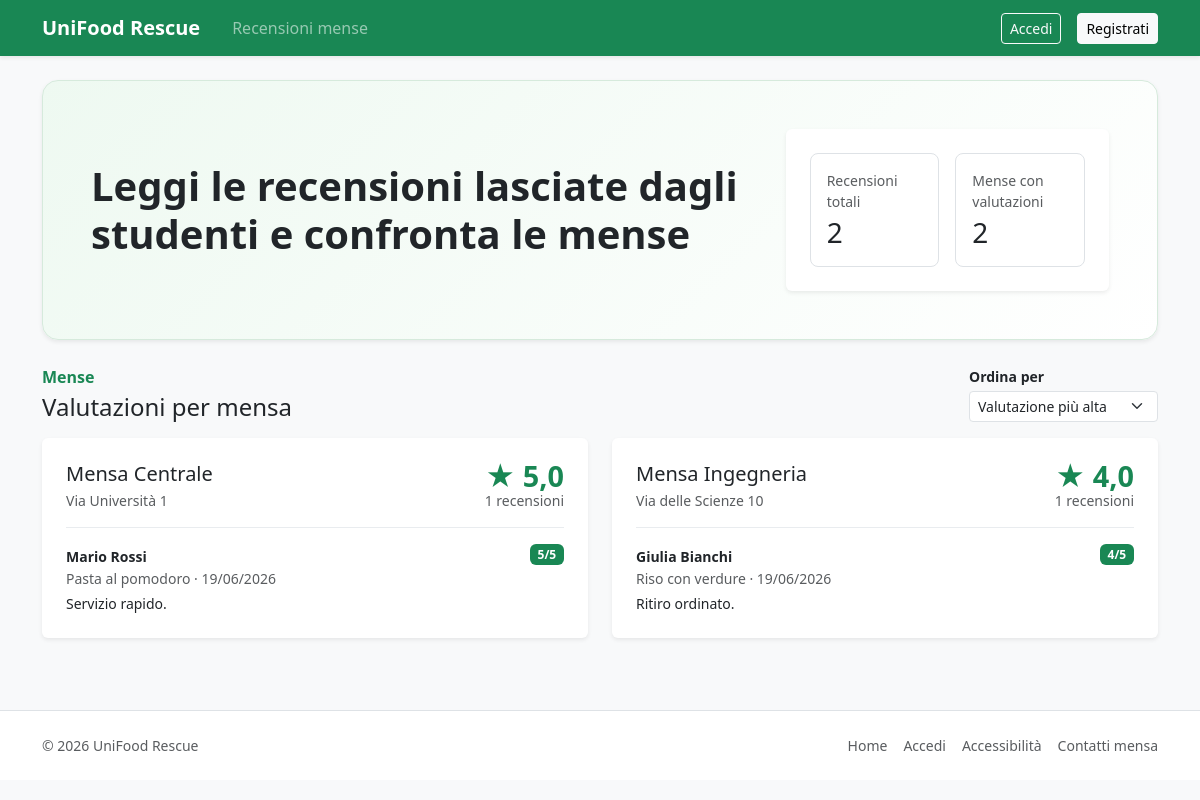
The app's page /recensioni/ with its own data.
### mensa/models.py (models this page shows, shortened)
class Mensa(models.Model):
    nome = models.CharField(max_length=120, unique=True)
    edificio = models.CharField(max_length=120)
    indirizzo = models.CharField(max_length=255)
    orario_apertura = models.TimeField()
    orario_chiusura = models.TimeField()
    attiva = models.BooleanField(default=True)
    class Meta:
        ordering = ['nome']

class RecensioneMensa(models.Model):
    studente = models.ForeignKey(
        Studente,
        on_delete=models.PROTECT,
        related_name='recensioni',
    )
    mensa = models.ForeignKey(
        Mensa,
        on_delete=models.PROTECT,
        related_name='recensioni',
    )
    prenotazione = models.OneToOneField(
        Prenotazione,
        on_delete=models.PROTECT,
        related_name='recensione',
    )
    voto = models.PositiveSmallIntegerField(
        validators=[MinValueValidator(1), MaxValueValidator(5)]
    )
    commento = models.TextField(blank=True)
    data_inserimento = models.DateTimeField(default=timezone.now)
    class Meta:
        ordering = ['-data_inserimento']

class Studente(models.Model):
    utente = models.OneToOneField(
        settings.AUTH_USER_MODEL,
        on_delete=models.CASCADE,
        related_name='profilo_studente',
    )
    matricola = models.CharField(max_length=20, unique=True)
    corso_studi = models.CharField(max_length=120)
    anno_corso = models.PositiveSmallIntegerField(
        validators=[MinValueValidator(1), MaxValueValidator(6)]
    )
    data_registrazione = models.DateField(default=timezone.localdate)
    class Meta:
        ordering = ['utente__last_name', 'utente__first_name']

class Utente(AbstractUser):
    email = models.EmailField(unique=True)
    ruolo = models.CharField(max_length=30, choices=Ruoli.CHOICES)
    class Meta:
        verbose_name = 'Utente'
        verbose_name_plural = 'Utenti'

class Prenotazione(models.Model):
    studente = models.ForeignKey(
        Studente,
        on_delete=models.PROTECT,
        related_name='prenotazioni',
    )
    lotto = models.ForeignKey(
        LottoInvenduto,
        on_delete=models.PROTECT,
        related_name='prenotazioni',
    )
    quantita = models.PositiveIntegerField(
        validators=[MinValueValidator(1)]
    )
    stato = models.CharField(
        max_length=20,
        choices=StatiPrenotazione.CHOICES,
        default=StatiPrenotazione.ATTIVA,
    )
    data_prenotazione = models.DateTimeField(default=timezone.now)
    objects = PrenotazioneManager()
    class Meta:
        ordering = ['-data_prenotazione']

class LottoInvenduto(models.Model):
    mensa = models.ForeignKey(
        Mensa,
        on_delete=models.PROTECT,
        related_name='lotti',
    )
    prodotto = models.ForeignKey(
        ProdottoAlimentare,
        on_delete=models.PROTECT,
        related_name='lotti',
    )
    operatore = models.ForeignKey(
        OperatoreMensa,
        on_delete=models.PROTECT,
        related_name='lotti_creati',
    )
    quantita_iniziale = models.PositiveIntegerField(
        validators=[MinValueValidator(1)]
    )
    quantita_disponibile = models.PositiveIntegerField(
        validators=[MinValueValidator(0)]
    )
    data_pubblicazione = models.DateField(default=timezone.localdate)
    data_scadenza = models.DateField()
    ora_inizio_ritiro = models.TimeField()
    ora_fine_ritiro = models.TimeField()
    prezzo_simbolico = models.DecimalField(
        max_digits=6,
        decimal_places=2,
        default=Decimal('0.00'),
    )
    stato = models.CharField(
        max_length=20,
        choices=StatiLotto.CHOICES,
        default=StatiLotto.DISPONIBILE,
    )
    note = models.TextField(blank=True)
    objects = LottoManager()
    class Meta:
        ordering = ['-data_pubblicazione', 'mensa__nome', 'ora_inizio_ritiro']

class ProdottoAlimentare(models.Model):
    categoria = models.ForeignKey(
        CategoriaAlimento,
        on_delete=models.PROTECT,
        related_name='prodotti',
    )
    nome = models.CharField(max_length=120)
    descrizione = models.TextField(blank=True)
    vegetariano = models.BooleanField(default=False)
    vegano = models.BooleanField(default=False)
    attivo = models.BooleanField(default=True)
    allergeni = models.ManyToManyField(
        Allergene,
        through='ProdottoAllergene',
        blank=True,
        related_name='prodotti',
    )
    class Meta:
        ordering = ['categoria__nome', 'nome']
        constraints = [
            models.UniqueConstraint(
                fields=['categoria', 'nome'],
                name='uniq_prodotto_per_categoria',
            )
        ]

### mensa/views.py (the view)
# urls.py: path('recensioni/', views.recensioni_mense, name='recensioni_mense'),
def recensioni_mense(request):
    ordina = request.GET.get('ordina', 'rating_desc')
    ordinamenti = {
        'rating_desc': ('-voto_medio', 'nome'),
        'rating_asc': ('voto_medio', 'nome'),
        'recensioni_desc': ('-numero_recensioni', 'nome'),
        'nome_asc': ('nome',),
    }
    if ordina not in ordinamenti:
        ordina = 'rating_desc'
    mense = (
        Mensa.objects
        .filter(recensioni__isnull=False)
        .annotate(
            voto_medio=Avg('recensioni__voto'),
            numero_recensioni=Count('recensioni'),
        )
        .prefetch_related(
            'recensioni__studente__utente',
            'recensioni__prenotazione__lotto__prodotto',
        )
        .distinct()
        .order_by(*ordinamenti[ordina])
    )
    recensioni_totali = RecensioneMensa.objects.count()
    voto_medio_generale = RecensioneMensa.objects.aggregate(v=Avg('voto'))['v'] or 0
    conteggi_voti = {
        item['voto']: item['totale']
        for item in RecensioneMensa.objects.values('voto').annotate(totale=Count('id'))
    }
    distribuzione_voti = []
    for voto in range(5, 0, -1):
        conteggio = conteggi_voti.get(voto, 0)
        percentuale = round((conteggio / recensioni_totali) * 100) if recensioni_totali else 0
        distribuzione_voti.append({
            'voto': voto,
            'conteggio': conteggio,
            'percentuale': percentuale,
        })
    stats = {
        'recensioni_totali': recensioni_totali,
        'mense_con_valutazioni': mense.count(),
        'voto_medio_generale': voto_medio_generale,
    }
    return render(
        request,
        'mensa/recensioni_mense.html',
        {
            'mense': mense,
            'stats': stats,
            'ordina': ordina,
            'distribuzione_voti': distribuzione_voti,
        }
    )

### templates/mensa/recensioni_mense.html (shortened to what this page needs)
{% extends 'base.html' %}
{% block content %}
<section class="reviews-hero rounded-4 shadow-sm p-4 p-lg-5 mb-4">
  <div class="row align-items-center g-4">
    <div class="col-lg-8">
      <h1 class="display-6 fw-bold mb-0">
        Leggi le recensioni lasciate dagli studenti e confronta le mense
      </h1>
    </div>
    <div class="col-lg-4">
      <div class="card border-0 shadow-sm">
        <div class="card-body p-4">
          <div class="row g-3">
            <div class="col-6">
              <div class="border rounded-3 p-3 h-100">
                <div class="text-muted small mb-1">Recensioni totali</div>
                <div class="h3 mb-0">{{ stats.recensioni_totali|default:0 }}</div>
              </div>
            </div>
            <div class="col-6">
              <div class="border rounded-3 p-3 h-100">
                <div class="text-muted small mb-1">Mense con valutazioni</div>
                <div class="h3 mb-0">{{ stats.mense_con_valutazioni|default:0 }}</div>
              </div>
            </div>
          </div>
        </div>
      </div>
    </div>
  </div>
</section>
<div class="d-flex flex-column flex-md-row justify-content-between align-items-md-end gap-3 mb-3">
  <div>
    <p class="text-success fw-semibold mb-1">Mense</p>
    <h2 class="h4 mb-0">Valutazioni per mensa</h2>
  </div>
  <form method="get" data-auto-review-filter>
    <div>
      <label class="form-label small mb-1" for="id_ordina">Ordina per</label>
      <select class="form-select form-select-sm" name="ordina" id="id_ordina">
        <option value="rating_desc" {% if ordina == 'rating_desc' %}selected{% endif %}>Valutazione più alta</option>
      </select>
    </div>
  </form>
</div>
<div class="row g-4">
  {% for mensa in mense %}
    <div class="col-lg-6">
      <article class="card border-0 shadow-sm h-100 review-location-card">
        <div class="card-body p-4">
          <div class="d-flex justify-content-between align-items-start gap-3 mb-3">
            <div>
              <h3 class="h5 mb-1">{{ mensa.nome }}</h3>
              <p class="text-muted small mb-0">{{ mensa.indirizzo }}</p>
            </div>
            <div class="text-end">
              <div class="review-score">★ {{ mensa.voto_medio|floatformat:1 }}</div>
              <div class="text-muted small">
                {{ mensa.numero_recensioni }} recensioni
              </div>
            </div>
          </div>
          <div class="review-divider mb-3"></div>
          <div class="vstack gap-3">
            {% for recensione in mensa.recensioni.all|slice:":3" %}
              <div class="review-item">
                <div class="d-flex justify-content-between align-items-start gap-3 mb-1">
                  <div>
                    <strong class="small">
                      {{ recensione.studente.utente.get_full_name|default:recensione.studente.utente.username }}
                    </strong>
                    <div class="text-muted small">
                      {{ recensione.prenotazione.lotto.prodotto.nome }} · {{ recensione.data_inserimento|date:'d/m/Y' }}
                    </div>
                  </div>
                  <span class="badge text-bg-success">{{ recensione.voto }}/5</span>
                </div>
                {% if recensione.commento %}
                  <p class="mb-0 small">{{ recensione.commento }}</p>
                {% else %}
                  <p class="mb-0 small text-muted">Valutazione senza commento.</p>
                {% endif %}
              </div>
            {% empty %}
              <p class="text-muted mb-0">Nessuna recensione disponibile per questa mensa.</p>
            {% endfor %}
          </div>
        </div>
      </article>
    </div>
  {% empty %}
    <div class="col-12">
      <div class="alert alert-info">
        Non sono ancora presenti recensioni.
      </div>
    </div>
  {% endfor %}
</div>
{% endblock %}

### templates/base.html (shortened to what this page needs)
{% load static %}
<!doctype html>
<html lang="it">
<head>
  <link href="https://cdn.jsdelivr.net/npm/bootstrap@5.3.3/dist/css/bootstrap.min.css" rel="stylesheet">
  <link href="{% static 'css/site.css' %}" rel="stylesheet">
</head>
<body class="bg-light">
<nav class="navbar navbar-expand-lg navbar-dark bg-success shadow-sm">
  <div class="container">
    <a class="navbar-brand fw-bold me-4" href="{% url 'home' %}">
      {% if user.is_authenticated and user.is_operatore_mensa %}
        UniFood Rescue · Area mensa
      {% else %}
        UniFood Rescue
      {% endif %}
    </a>
    <div class="collapse navbar-collapse" id="navbarUniFood">
      <ul class="navbar-nav me-auto mb-2 mb-lg-0 align-items-lg-center">
        {% if user.is_authenticated and user.is_operatore_mensa %}
          <li class="nav-item">
            <a class="nav-link" href="{% url 'gestisci_lotti' %}">Lotti pubblicati</a>
          </li>
          <li class="nav-item">
            <a class="nav-link" href="{% url 'prenotazioni_da_ritirare' %}">Ritiri da confermare</a>
          </li>
          <li class="nav-item">
            <a class="nav-link" href="{% url 'storico_ritiri_operatore' %}">Storico ritiri</a>
          </li>
          <li class="nav-item">
            <a class="nav-link" href="{% url 'recensioni_mense' %}">Recensioni mense</a>
          </li>
          <li class="nav-item ms-lg-2 mt-2 mt-lg-0">
            <a class="btn btn-light btn-sm fw-semibold" href="{% url 'crea_lotto' %}">Pubblica lotto</a>
          </li>
        {% else %}
          <li class="nav-item">
            <a class="nav-link" href="{% url 'recensioni_mense' %}">Recensioni mense</a>
          </li>
        {% endif %}
      </ul>
      <div class="d-flex align-items-center gap-3 ms-lg-4">
        {% if user.is_authenticated %}
          <span class="navbar-text text-white small d-none d-lg-inline">
            {{ user.username }} · {{ user.get_ruolo_display }}
          </span>
          <form method="post" action="{% url 'logout' %}" class="m-0">
            {% csrf_token %}
            <button class="btn btn-outline-light btn-sm" type="submit">Esci</button>
          </form>
        {% else %}
          <a class="btn btn-outline-light btn-sm" href="{% url 'login' %}">Accedi</a>
          <a class="btn btn-light btn-sm" href="{% url 'registrazione' %}">Registrati</a>
        {% endif %}
      </div>
    </div>
  </div>
</nav>
<main class="container py-4">
  {% block content %}{% endblock %}
</main>
<footer class="border-top bg-white py-4 mt-5">
  <div class="container small text-muted">
    <div class="d-flex flex-column flex-md-row justify-content-between gap-2">
      <div>© 2026 UniFood Rescue</div>
      <div class="d-flex flex-wrap gap-3">
        <a class="text-muted text-decoration-none" href="{% url 'home' %}">Home</a>
        {% if not user.is_authenticated %}
          <a class="text-muted text-decoration-none" href="{% url 'login' %}">Accedi</a>
        {% endif %}
        <span>Accessibilità</span>
        <span>Contatti mensa</span>
      </div>
    </div>
  </div>
</footer>
</body>
</html>

### static/css/site.css (style rules this page uses)
body { background: #f8f9fa; }
.form-label { font-weight: 600; }
.reviews-hero { background: linear-gradient(135deg, #eef9f1, #ffffff); border: 1px solid #d6eadc; }
.review-score { font-size: 1.8rem; line-height: 1; font-weight: 700; color: #198754; white-space: nowrap; }
.review-divider { height: 1px; background: #e9ecef; }
.review-location-card { transition: .15s ease-in-out; }
.review-item { padding-bottom: .75rem; border-bottom: 1px solid #f1f3f5; }
.review-item:last-child { padding-bottom: 0; border-bottom: 0; }

### records on screen
Mensa: nome "Mensa Centrale", indirizzo "Via Università 1", voto_medio "5,0", numero_recensioni "1"
RecensioneMensa: studente.utente.get_full_name "Mario Rossi", prenotazione.lotto.prodotto.nome "Pasta al pomodoro", data_inserimento "19/06/2026", voto "5", commento "Servizio rapido."
Mensa: nome "Mensa Ingegneria", indirizzo "Via delle Scienze 10", voto_medio "4,0", numero_recensioni "1"
RecensioneMensa: studente.utente.get_full_name "Giulia Bianchi", prenotazione.lotto.prodotto.nome "Riso con verdure", data_inserimento "19/06/2026", voto "4", commento "Ritiro ordinato."

### other values on screen
{{ stats.recensioni_totali|default:0 }} "2"
{{ stats.mense_con_valutazioni|default:0 }} "2"
